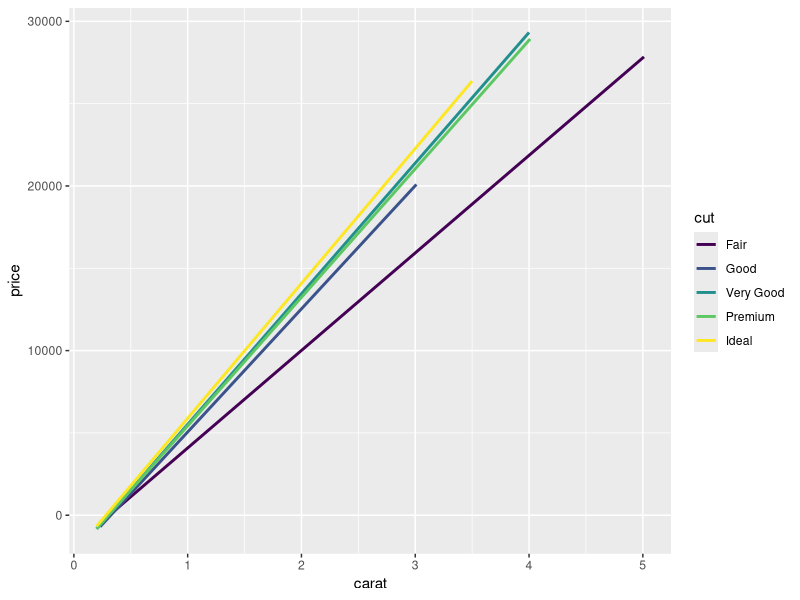

This figure's R source:
## ---- chunk 1
knitr::opts_chunk$set(echo = TRUE)
## ---- chunk 2
library(ggplot2)

ggplot(diamonds) + 
  aes(x = carat, color = cut, y = price) + 
  geom_smooth(se = FALSE, method = 'lm')

